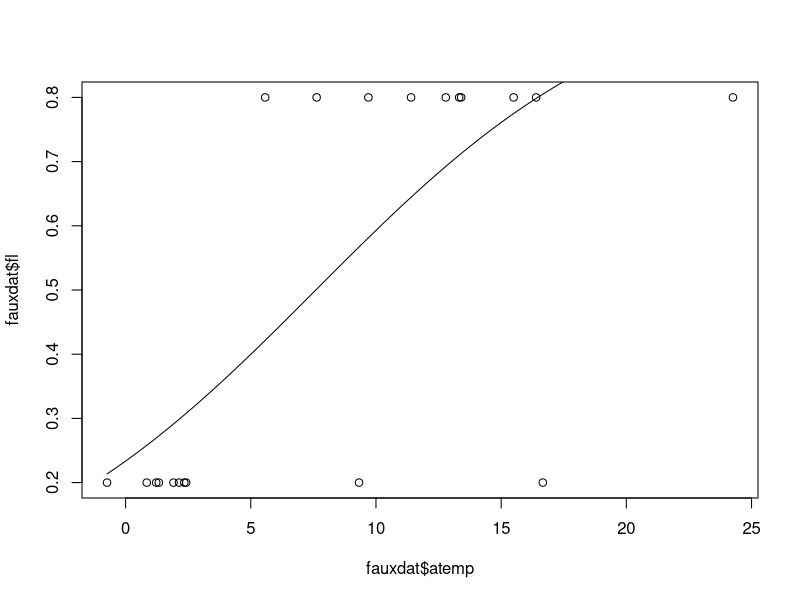
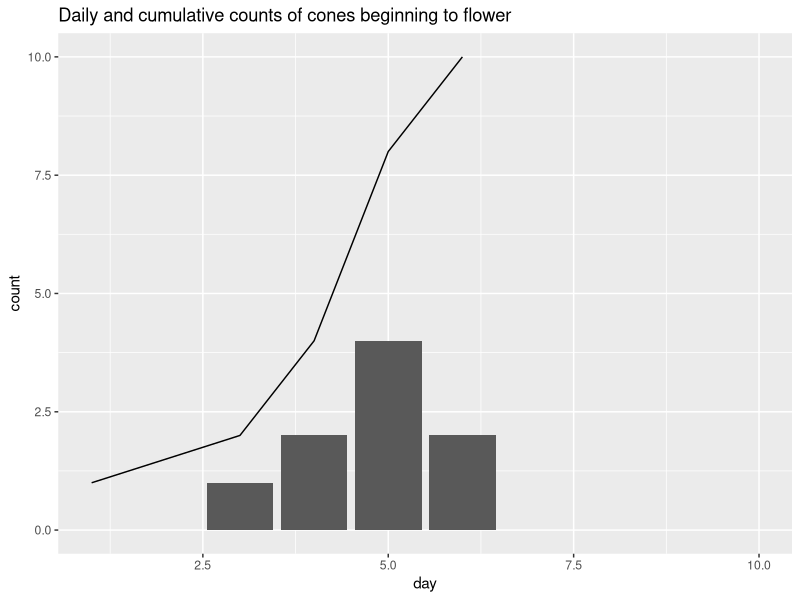

The R source for these figures, in order:
# Simulate data
## crap
a <- 0
b <- 1
sigma <- 2
temp = 5
threshold = 3
dd <- max(0, temp - threshold)
cum_temp <- cumsum(temp)

log(.2/(1-.2))
log(.8/(1-0.8))

rnorm(100, mean = a + b * cum_temp, sd = sigma)
##

## i can make a logit
fauxdat <- data.frame(ind = rep(1:10,2), atemp = c(rnorm(10, 3, 5), rnorm(10, 15, 5)), fl = sort(rep(c(.2,.8),10)))

logit <- glm(fl ~ atemp, family = gaussian(link = "logit"), data = fauxdat)

summary(logit)

plot(fauxdat$atemp, fauxdat$fl)
curve(predict(logit, data.frame(atemp = x), type = "resp"), add = TRUE)

##

## tree level toy
### Tree has 10 cones. Over a 10 day period, cones become active for some amount of time, then finish. Cones become active at heatsum = 20 with some error and require 10 additional heatsum to finish.

temp = 5
temp_crit = 20

tdat <- data.frame(day = c(1:10), temp = 5)
tdat$atemp <- cumsum(tdat$temp)

temp_crit_ind <- rnorm(n = 10, mean = temp_crit, sd = temp_crit/4) #critical temperatures for individual cones to begin flowering
temp_cess <- rnorm(n = 10, mean = temp_crit/2, sd = temp_crit/8)
temp_cess_ind <- temp_crit_ind + temp_cess

cdat <- data.frame(cone = c(1:10), temp_crit_ind, temp_cess_ind)

get_closest_bigger_number <- function(value, vector) { #gets index of number in a vector that's closest to the value while also being larger than the value
    diffs <- value - vector
    position <- which.min(diffs > 0)
    return(position)
}

day_crit_pos <- sapply(cdat$temp_crit_ind, get_closest_bigger_number, vector = tdat$atemp)
cdat$day_crit <- tdat$day[day_crit_pos] #day tree "flowers"

library(dplyr)

# count up events daily and cumulatively
eventcounts <- as.data.frame(table(cdat$day_crit, dnn = "day"), responseName = "begin_count")
eventcounts$day <- as.numeric(levels(eventcounts$day))
eventcounts$begin_cum <- cumsum(eventcounts$begin_count)


library(ggplot2)
ggplot(eventcounts, aes(x = day, y = begin_count)) +
    geom_bar(stat="identity") +
    xlim(1,10) +
    geom_line(aes(x = day, y = begin_cum)) +
    ylab("count") +
    ggtitle("Daily and cumulative counts of cones beginning to flower")
